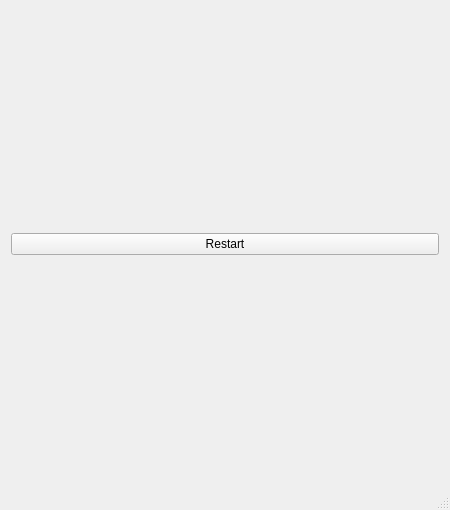
<?xml version="1.0" encoding="UTF-8"?>
<ui version="4.0">
 <class>MainWindow</class>
 <widget class="QMainWindow" name="MainWindow">
  <property name="windowModality">
   <enum>Qt::ApplicationModal</enum>
  </property>
  <property name="geometry">
   <rect>
    <x>0</x>
    <y>0</y>
    <width>450</width>
    <height>510</height>
   </rect>
  </property>
  <property name="sizePolicy">
   <sizepolicy hsizetype="Fixed" vsizetype="Fixed">
    <horstretch>0</horstretch>
    <verstretch>0</verstretch>
   </sizepolicy>
  </property>
  <property name="minimumSize">
   <size>
    <width>450</width>
    <height>510</height>
   </size>
  </property>
  <property name="maximumSize">
   <size>
    <width>450</width>
    <height>510</height>
   </size>
  </property>
  <property name="windowTitle">
   <string>Пятнашки</string>
  </property>
  <widget class="QWidget" name="centralWidget">
   <layout class="QGridLayout" name="gridLayout_2">
    <item row="0" column="0">
     <layout class="QGridLayout" name="gridLayout"/>
    </item>
    <item row="1" column="0">
     <widget class="QPushButton" name="pushButton">
      <property name="text">
       <string>Restart</string>
      </property>
     </widget>
    </item>
   </layout>
  </widget>
  <widget class="QStatusBar" name="statusBar"/>
 </widget>
 <layoutdefault spacing="6" margin="11"/>
 <resources/>
 <connections/>
</ui>
